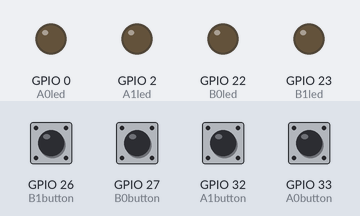
A program run on a simulated ESP32 board running MicroPython. On the bench: output pins drawn as LEDs (lit = HIGH). The test bench sets the inputs (shaded band); at power-on: GPIO 26 (B1button), GPIO 27 (B0button), GPIO 32 (A1button), GPIO 33 (A0button) LOW.

Above: at 1.2 s.
1.3 s: GPIO 26 (B1button) pulled HIGH for 0.15 s
At 1.4 s:
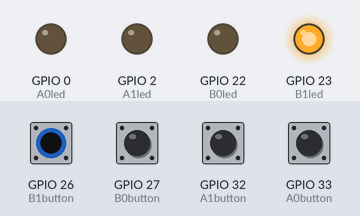
3.0 s: GPIO 27 (B0button) pulled HIGH for 0.15 s
At 3.1 s:
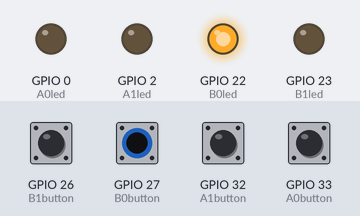
4.7 s: GPIO 32 (A1button) pulled HIGH for 0.15 s
At 4.8 s:
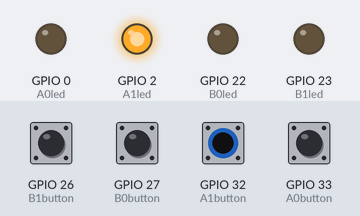
6.4 s: GPIO 33 (A0button) pulled HIGH for 0.15 s
At 6.5 s:
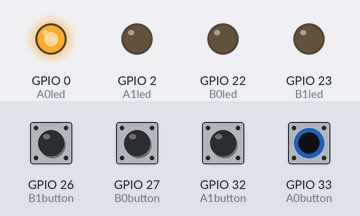
8.1 s: GPIO 26 (B1button) driven HIGH and GPIO 27 (B0button) driven HIGH
At 8.7 s:
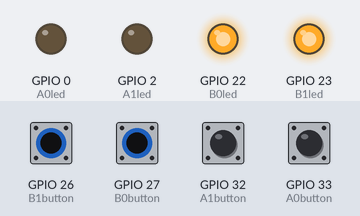
9.6 s: GPIO 32 (A1button) pulled HIGH for 1 s
At 9.9 s:
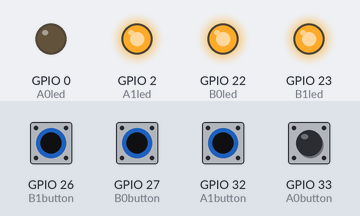
Timing chart, 0 to 12.6 s (numbered marks = the images above; inputs shaded):
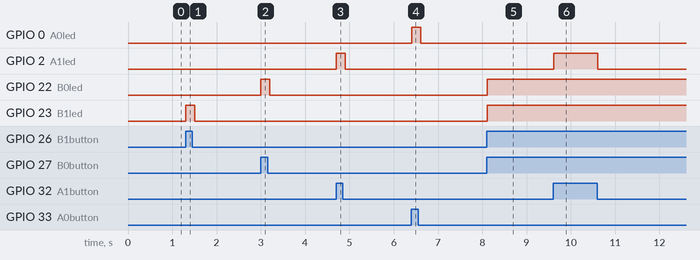

The program:

PREVIA_A_PRACTICA_EVALUADA.py
```python
from machine import Pin
from time import sleep
A1led = Pin(2, Pin.OUT)
A0led = Pin(0, Pin.OUT)
B1led = Pin(23, Pin.OUT)
B0led = Pin(22, Pin.OUT)

A1button = Pin(32, Pin.IN)
A0button = Pin(33, Pin.IN)
B1button = Pin(26, Pin.IN)
B0button = Pin(27, Pin.IN)

while True:
    A1led.value(A1button.value())
    A0led.value(A0button.value())
    B1led.value(B1button.value())
    B0led.value(B0button.value())
    sleep (0.1)
```

Measured:
- after the input at 1.3 s, GPIO 23 (B1led): LOW → HIGH at once, → LOW 0.20 s later
- after the input at 3.0 s, GPIO 22 (B0led): LOW → HIGH at once, → LOW 0.20 s later
- after the input at 4.7 s, GPIO 2 (A1led): LOW → HIGH at once, → LOW 0.20 s later
- after the input at 6.4 s, GPIO 0 (A0led): LOW → HIGH at once, → LOW 0.20 s later
- after the input at 8.1 s, GPIO 22 (B0led), GPIO 23 (B1led): LOW → HIGH at once
- after the input at 9.6 s, GPIO 2 (A1led): LOW → HIGH at once, → LOW 1.0 s later
